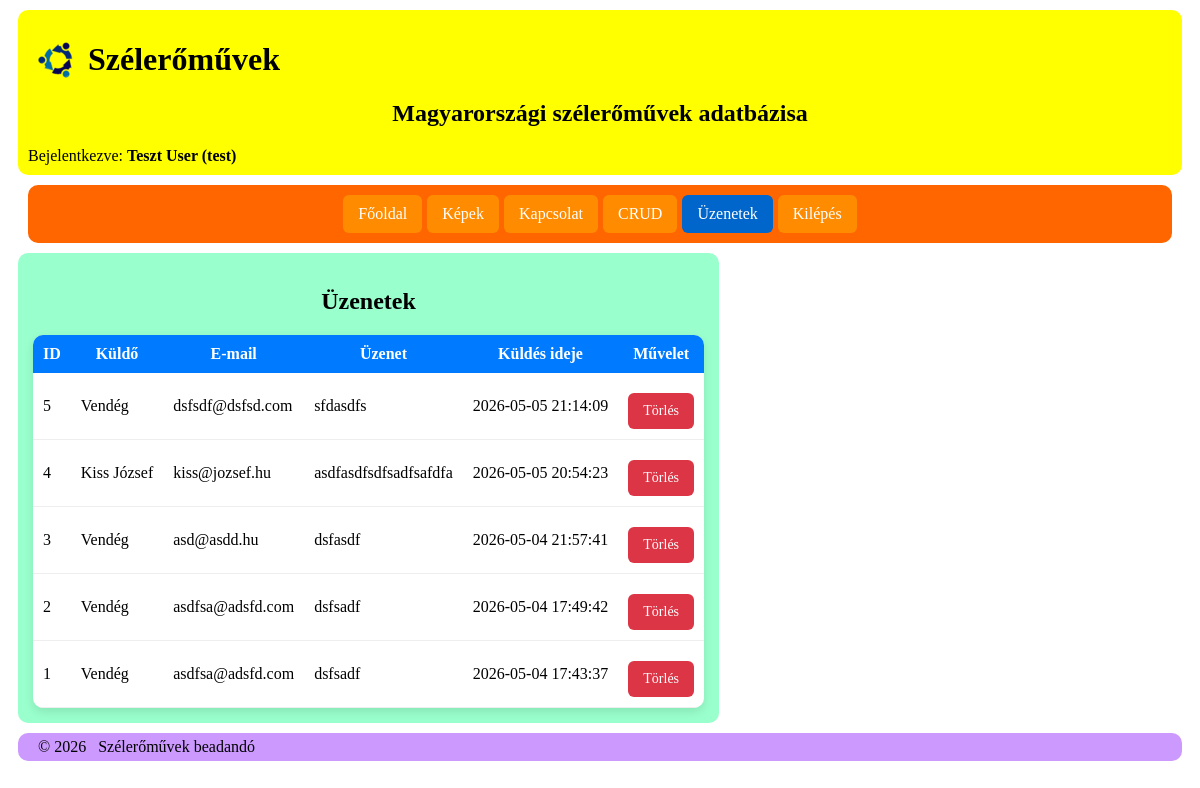
/?uzenetek (signed in), run on the app's committed database.
### tables this page shows
CREATE TABLE `uzenetek` (
  `id` int(11) NOT NULL,
  `nev` varchar(100) NOT NULL,
  `email` varchar(100) NOT NULL,
  `uzenet` text NOT NULL,
  `felhasznalo_id` int(11) DEFAULT NULL,
  `kuldes_ideje` datetime NOT NULL DEFAULT current_timestamp()
);

### index.php (called while the page is built, shortened)
<?php
include('./templates/index.tpl.php');
?>

### templates/pages/uzenetek.tpl.php (the view, shortened to what this page needs)
<h2>Üzenetek</h2>
<?php
try {
    include("./includes/db.inc.php");
    $sql = "SELECT
                id,
                CASE
                    WHEN felhasznalo_id IS NULL THEN 'Vendég'
                    ELSE nev
                END AS kuldo,
                email,
                uzenet,
                kuldes_ideje
            FROM uzenetek
            ORDER BY kuldes_ideje DESC";
    $stmt = $dbh->query($sql);
    echo "<table class='crud-table'>";
    echo "<tr>
            <th>ID</th>
            <th>Küldő</th>
            <th>E-mail</th>
            <th>Üzenet</th>
            <th>Küldés ideje</th>
            <th>Művelet</th>
          </tr>";
    while ($row = $stmt->fetch(PDO::FETCH_ASSOC)) {
        echo "<tr>";
        echo "<td>" . $row['id'] . "</td>";
        echo "<td>" . htmlspecialchars($row['kuldo']) . "</td>";
        echo "<td>" . htmlspecialchars($row['email']) . "</td>";
        echo "<td>" . nl2br(htmlspecialchars($row['uzenet'])) . "</td>";
        echo "<td>" . $row['kuldes_ideje'] . "</td>";
        echo "<td>
                <a class='btn btn-delete' href='?uzenetek&torol_uzenet=" . $row['id'] . "' onclick=\"return confirm('Biztosan törlöd az üzenetet?');\">Törlés</a>
              </td>";
        echo "</tr>";
    }
    echo "</table>";
} catch (PDOException $e) {
    echo "Adatbázis hiba: " . $e->getMessage();
}
?>

### styles/stilus.css (style rules this page uses)
.btn { padding: 10px 15px; border-radius: 6px; color: white; text-decoration: none; font-size: 14px; border: none; cursor: pointer; display: inline-block; margin-top: 10px; }
.btn-delete { background-color: #dc3545; }
h2 { text-align: center; margin-bottom: 20px; }
.crud-table { width: 100%; border-collapse: collapse; margin-top: 20px; background: white; border-radius: 10px; overflow: hidden; box-shadow: 0 4px 10px rgba(0,0,0,0.1); }
.crud-table th { background: #007bff; color: white; padding: 10px; }
.crud-table td { padding: 10px; border-bottom: 1px solid #eee; }

### data on the page
uzenetek: id "5", kuldo "Vendég", email "dsfsdf@dsfsd.com", uzenet "sfdasdfs", kuldes_ideje "2026-05-05 21:14:09"
uzenetek: id "4", kuldo "Kiss József", email "kiss@jozsef.hu", uzenet "asdfasdfsdfsadfsafdfa", kuldes_ideje "2026-05-05 20:54:23"
uzenetek: id "3", kuldo "Vendég", email "asd@asdd.hu", uzenet "dsfasdf", kuldes_ideje "2026-05-04 21:57:41"
uzenetek: id "2", kuldo "Vendég", email "asdfsa@adsfd.com", uzenet "dsfsadf", kuldes_ideje "2026-05-04 17:49:42"
uzenetek: id "1", kuldo "Vendég", email "asdfsa@adsfd.com", uzenet "dsfsadf", kuldes_ideje "2026-05-04 17:43:37"

### other printed values
$fejlec['cim'] "Szélerőművek"
$fejlec['motto'] "Magyarországi szélerőművek adatbázisa"
$_SESSION['csn'] "Teszt"
$_SESSION['un'] "User"
$_SESSION['login'] "test"
$oldal['szoveg'] "Főoldal"
$oldal['szoveg'] "Képek"
$oldal['szoveg'] "Kapcsolat"
$oldal['szoveg'] "CRUD"
$oldal['szoveg'] "Üzenetek"
$oldal['szoveg'] "Kilépés"
$lablec['copyright'] "2026"
$lablec['ceg'] "Szélerőművek beadandó"
